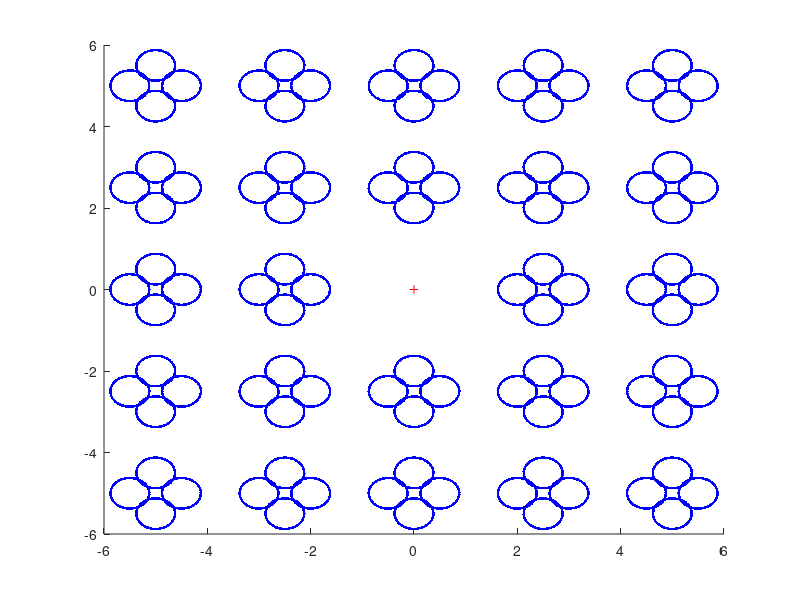

The MATLAB script that drew this image:

stimulus.gaborSize = .75; %degress
stimulus.numGridLocs = 24; %going to exclude 13th, which is around fixation

stimulus.numGridRows = 5;
stimulus.numGridColumns = stimulus.numGridRows;

stimulus.jitterOffsetEDGES = .25; %what is the distance between
stimulus.jitterOffset = stimulus.jitterOffsetEDGES/2 + stimulus.gaborSize/2; %degrees, center to center distance

stimulus.jitterLoc = [ 0,                     stimulus.jitterOffset;...
                      -stimulus.jitterOffset, 0;...
                       stimulus.jitterOffset, 0;...
                       0,                    -stimulus.jitterOffset];

stimulus.distBtwnGridLoc = .5; %what is the spacing between each grid location, including the nearest 2 gabor locations
stimulus.spaceBtwnGridLocCENTERS = stimulus.gaborSize*2+stimulus.jitterOffset+stimulus.distBtwnGridLoc;

firstInRow = [1,6,11,15,20];


%1st row, left-most stimulus
stimulus.gridLocCenter{1} = [-(2*stimulus.spaceBtwnGridLocCENTERS),...
                             (2*stimulus.spaceBtwnGridLocCENTERS)]; %upper left corner
                         
rowNum = 1;                    
for gridLoc = 2:24
    if sum(gridLoc == firstInRow) %if it is the first in the row, put it below the 1st in the row above
        rowNum = rowNum+1;
        stimulus.gridLocCenter{gridLoc} = [stimulus.gridLocCenter{firstInRow(rowNum-1)}(1),...
                                          stimulus.gridLocCenter{firstInRow(rowNum-1)}(2)-stimulus.spaceBtwnGridLocCENTERS];
    elseif (gridLoc == 13) %if it is the 13th, instead of putting it ontop of fixation, move it to the right of fixation
        stimulus.gridLocCenter{gridLoc} = [stimulus.gridLocCenter{gridLoc-1}(1)+(2*stimulus.spaceBtwnGridLocCENTERS),...
                                           stimulus.gridLocCenter{gridLoc-1}(2)];
    else %%if it is not the first in the row and not the 13th item, put it right next to the previous location in the row
        stimulus.gridLocCenter{gridLoc} = [stimulus.gridLocCenter{gridLoc-1}(1)+stimulus.spaceBtwnGridLocCENTERS,...
                                           stimulus.gridLocCenter{gridLoc-1}(2)];
    end
end

stimulus.gridLoc = cell(stimulus.numGridLocs,1);

% for each grid location, place all of the jitter locations around the
% center
for gridLoc = 1:24
    for row = 1:size(stimulus.jitterLoc,1)
        stimulus.gridLoc{gridLoc}(row,:) = stimulus.jitterLoc(row,:) + stimulus.gridLocCenter{gridLoc};
    end
end

%% plot grid locations

anglesPlaceHolders = 0:.05:(2*pi);
placeholderLocs = [(stimulus.gaborSize/2)*cos(anglesPlaceHolders'),(stimulus.gaborSize/2)*sin(anglesPlaceHolders')];


axisbound = 6;
figure, hold on
for gridLoc = 1:24
    for i = 1:length(anglesPlaceHolders)
        plot(stimulus.gridLoc{gridLoc}(:,1)+placeholderLocs(i,1),stimulus.gridLoc{gridLoc}(:,2)+placeholderLocs(i,2),'b.')
    end
%     plot(stimulus.gridLocCenter{gridLoc}(:,1),stimulus.gridLocCenter{gridLoc}(:,2),'b*')
end
plot(0,0,'r+')
axis([-axisbound,axisbound,-axisbound,axisbound])
hold off


